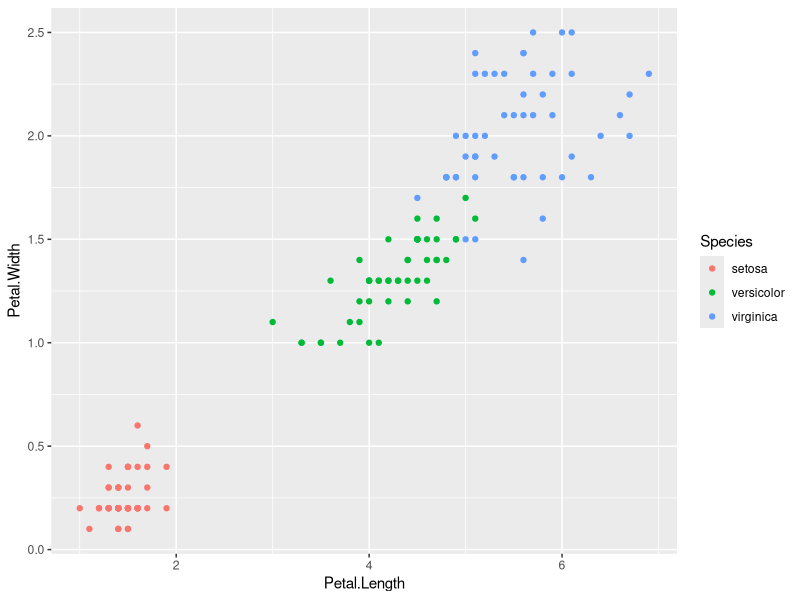
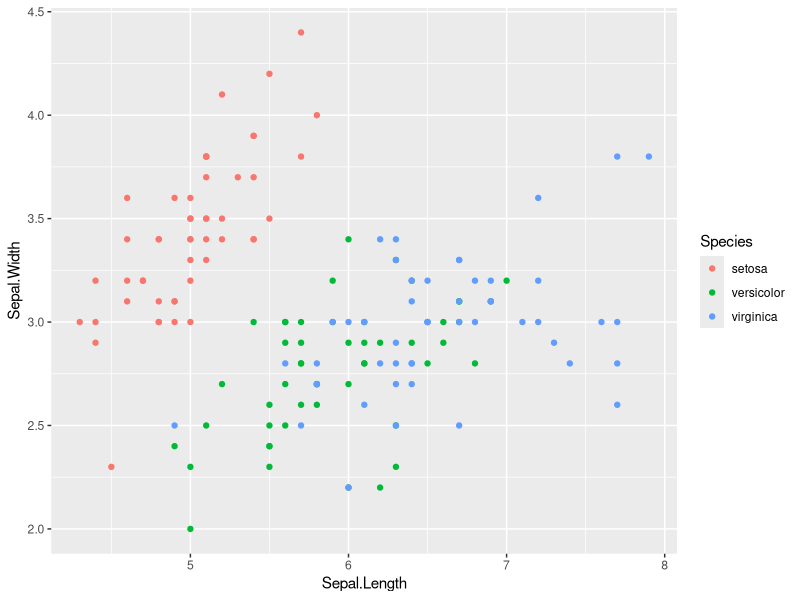
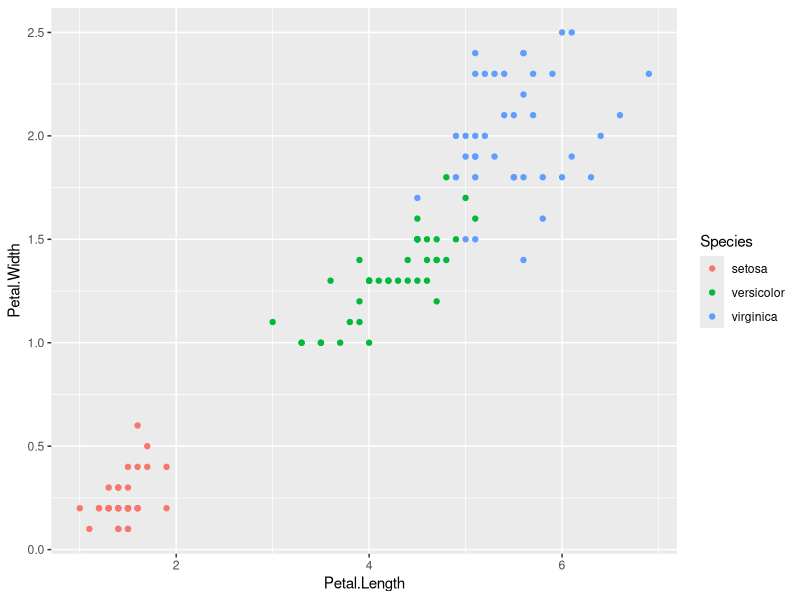
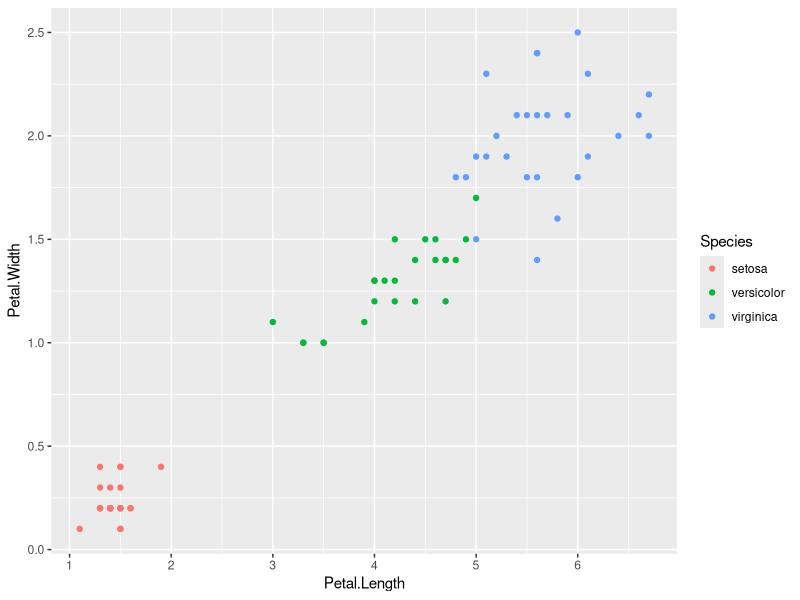
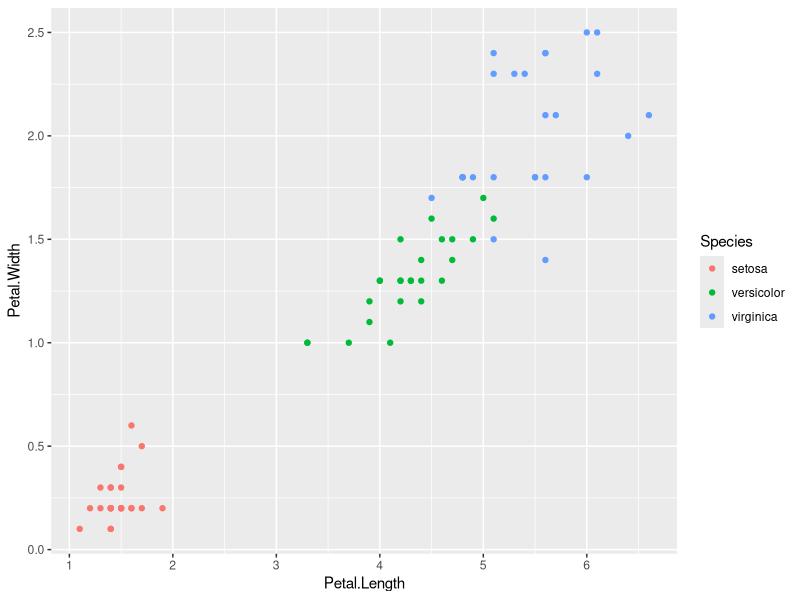
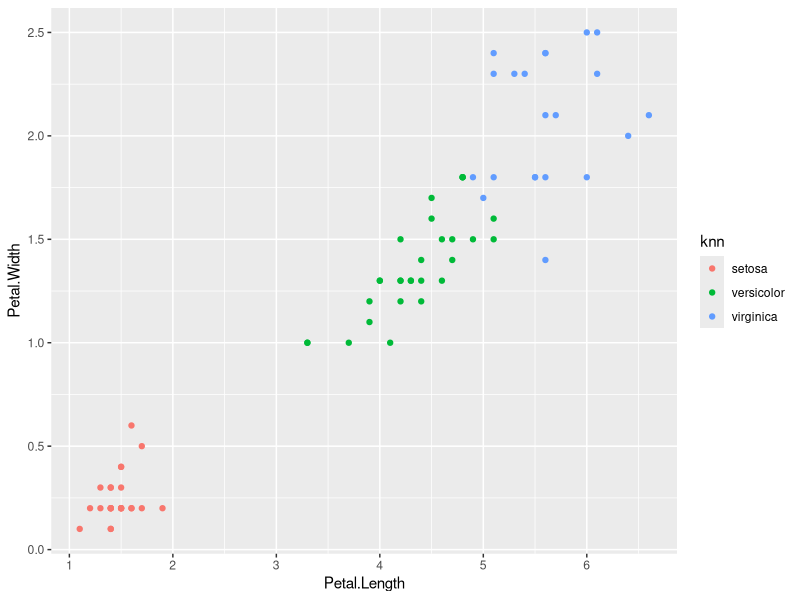

Write the R code that produced these figures, in order.
## ---- chunk 1
library(tidyverse);
library(dplyr);
library(GGally);
library(MASS);
## ---- chunk 2
head(iris)
table(iris$Species)
#ggpairs(iris)
ggplot(data=iris) + geom_point(mapping = aes(x=Petal.Length,y = Petal.Width,color=Species))
ggplot(data=iris) + geom_point(mapping = aes(x=Sepal.Length,y = Sepal.Width,color=Species))
## ---- chunk 3
dim(iris)
## ---- chunk 4
iris_test <- sample_n(iris,75);
## ---- chunk 5
iris_train <- sample_n(iris,115);
## ---- chunk 6
ggplot(iris_train) + geom_point(mapping = aes(x=Petal.Length,y=Petal.Width,color=Species))

ggplot(iris_test) + geom_point(mapping = aes(x=Petal.Length,y=Petal.Width,color=Species))
## ---- chunk 7
iris_lda_fit <- lda(Species ~ Petal.Length + Petal.Width, data = iris_train)
iris_lda_fit
## ---- chunk 8
table(predict(iris_lda_fit,type="class")$class,data=iris_train$Species)
## ---- chunk 9
iris_train <- mutate(iris_train, prediction = predict(iris_lda_fit,type="class")$class)
## ---- chunk 10
library(class)
iris_test <- sample_n(iris,75)
iris_train <- sample_n(iris,115)
## ---- chunk 11
df_knn <- knn(
  as.matrix(iris_train[ ,c("Petal.Length","Petal.Width")],ncol=2),
  as.matrix(iris_test[ ,c("Petal.Length","Petal.Width")],ncol=2),
  as.matrix(iris_train[,"Species"],ncol=1),k=5)
table(df_knn,iris_test[,"Species"])
## ---- chunk 12
vect_knn <- as.vector(df_knn)
df_result <- mutate(iris_test,knn = as.vector(df_knn))
df_result
## ---- chunk 13
p1 <- ggplot(df_result) + geom_point(mapping = aes(x = Petal.Length,y = Petal.Width,color = Species))
p2 <- ggplot(df_result) + geom_point(mapping = aes(x = Petal.Length,y = Petal.Width,color = knn))
p1
p2
